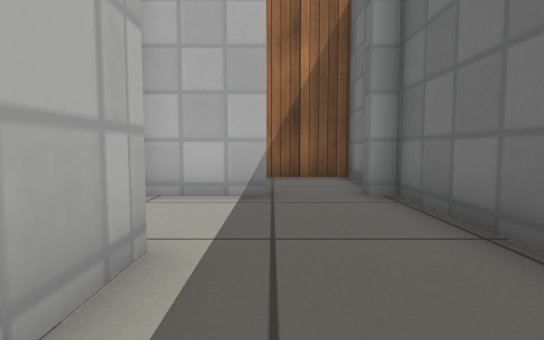
view 1 (above)

13 first-person views from a walk through a world built for the Gazebo simulator. The camera is 0.43 m above the floor, tilts 4° down and sees 80° across. The floor is counted in squares, 0.5 m on a side. Each view is taken from the middle of a square. On the plan, view 1 faces up. The plan holds only what a view shows up to about 11 squares ahead; the rest is blank. Gazebo's built-in surfaces are drawn with simple patterns. Surface patterns are stand-ins for the level's own textures.

view 2
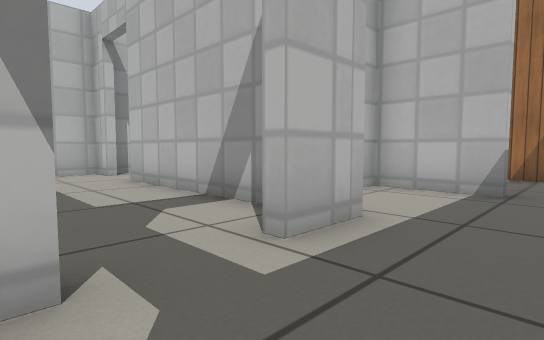

view 3
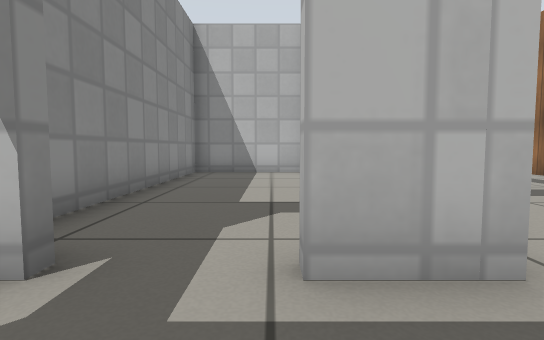

view 4
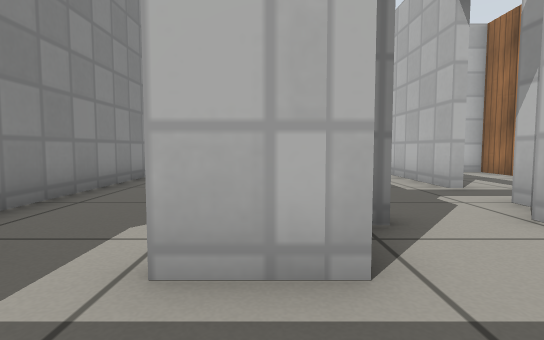

view 5
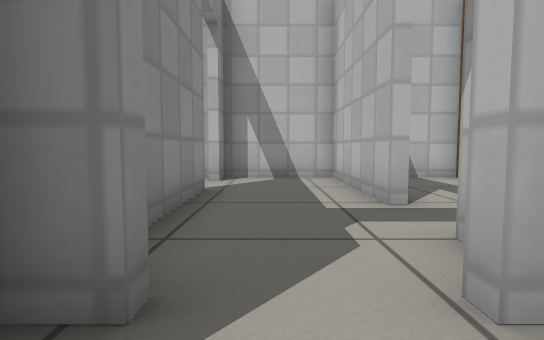

view 6
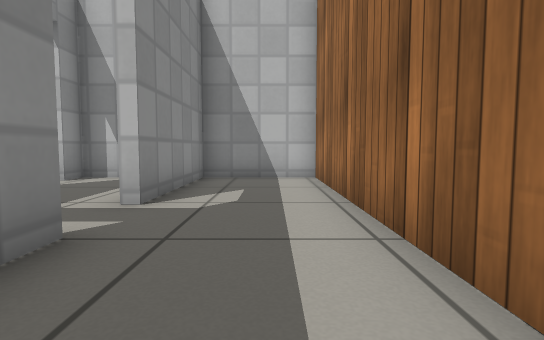

view 7
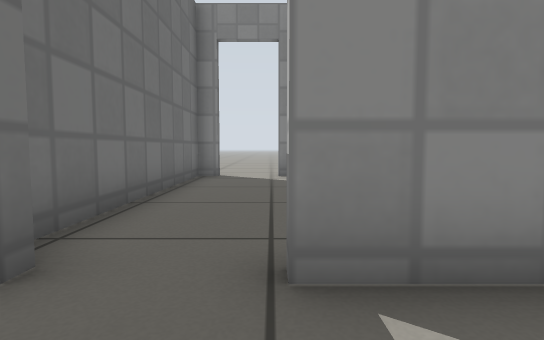

view 8
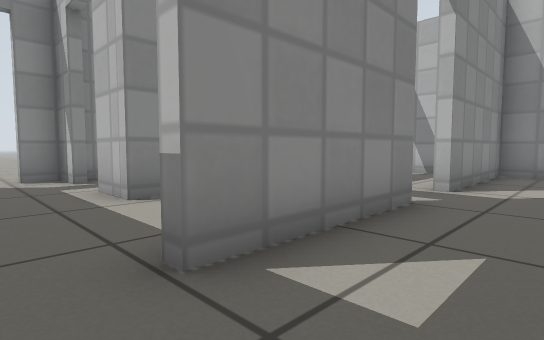

view 9
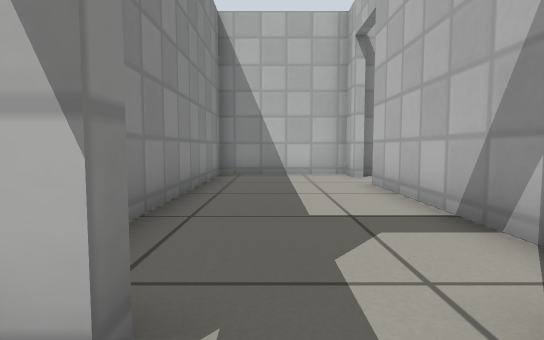

view 10
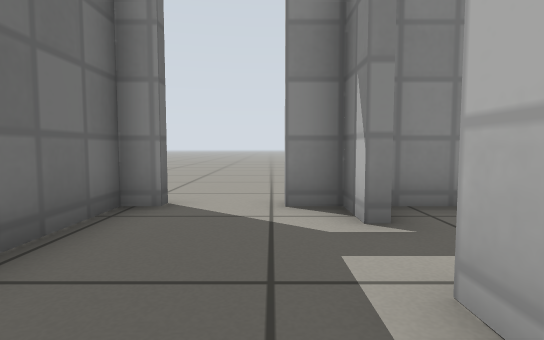

view 11
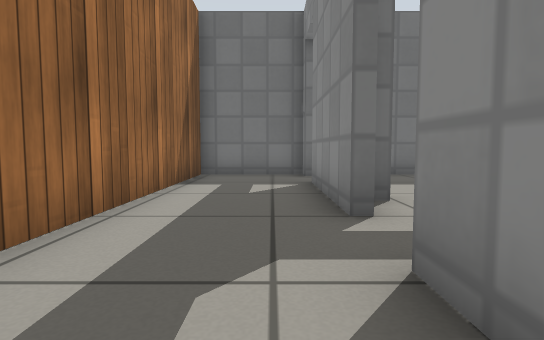

view 12
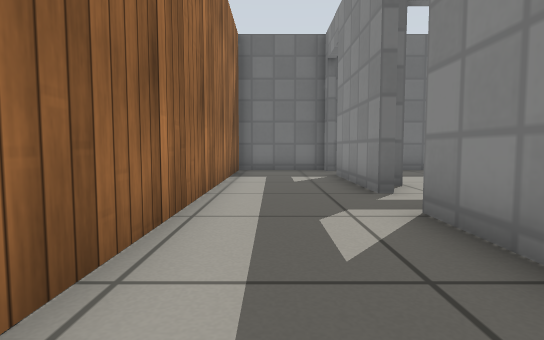

view 13
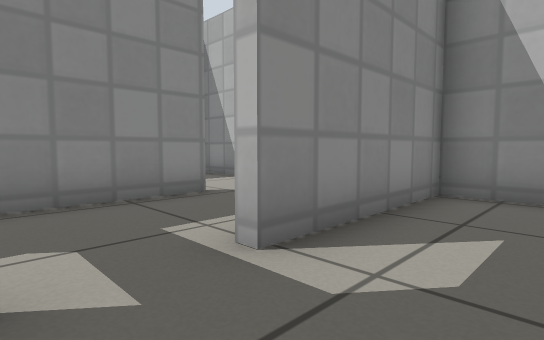

### Floor plan
Points are (right, up) in squares from view 1. A wall is a line through its corners. A room is listed if a view was taken in it or the views show most of it. See-through windows are left out.
Room 1 (views 1, 2, 3, 4, 5, 9, 10)
walls: (-1.6, 2.6) (-1, 2.6) (-1, 1.1); (-0.1, 5.7) (-2.5, 5.7) (-2.5, 5); (-1, -0.5) (-1, -1.7) (-0.1, -1.7); (2.2, -1.7) (2.2, 5.7)
ways out: open door at (0.5, 6) to room 2; open door at (-1, 0.5) to room 3; open door at (-3, 4.5) to room 4; open door at (0.5, -2)
Room 2 (views 6, 7, 8, 11, 12, 13)
walls: (-4, 6) (-0.1, 6); (2.2, 6) (2.2, 9.2) (-10.2, 9.2) (-10.2, 6) (-5.8, 6)
ways out: open door at (0.5, 6) to room 1; open door at (-4.5, 6) to room 4
Room 3 (no view inside)
walls: (-9.3, 2.3) (-10.2, 2.3) (-10.2, -1.7) (-1.6, -1.7); (-2.5, 2.3) (-7.6, 2.3)
ways out: open door at (-1, 0.5) to room 1; open door at (-8.5, 2.5) to room 4
Room 4 (no view inside)
walls: (-5.8, 5.7) (-10.2, 5.7) (-10.2, 2.6) (-9.3, 2.6); (-7.6, 2.6) (-4.4, 2.6); (-3.5, 5.7) (-4, 5.7)
ways out: open door at (-3, 4.5) to room 1; open door at (-4.5, 6) to room 2; open door at (-8.5, 2.5) to room 3

Where each view was taken, in squares from view 1:
view 1: 0 up, 0 right, facing up
view 2: 1 down, 1 right, facing up-left
view 3: 1 up, 1 right, facing left
view 4: 2 up, 1 right, facing left
view 5: 4 up, 1 left, facing left
view 6: 8 up, 1 left, facing left
view 7: 8 up, 0 right, facing down
view 8: 8 up, 1 right, facing down-left
view 9: 0 up, 0 right, facing left
view 10: 3 up, 0 right, facing down
view 11: 7 up, 8 left, facing right
view 12: 8 up, 10 left, facing right
view 13: 8 up, 4 left, facing down-left
